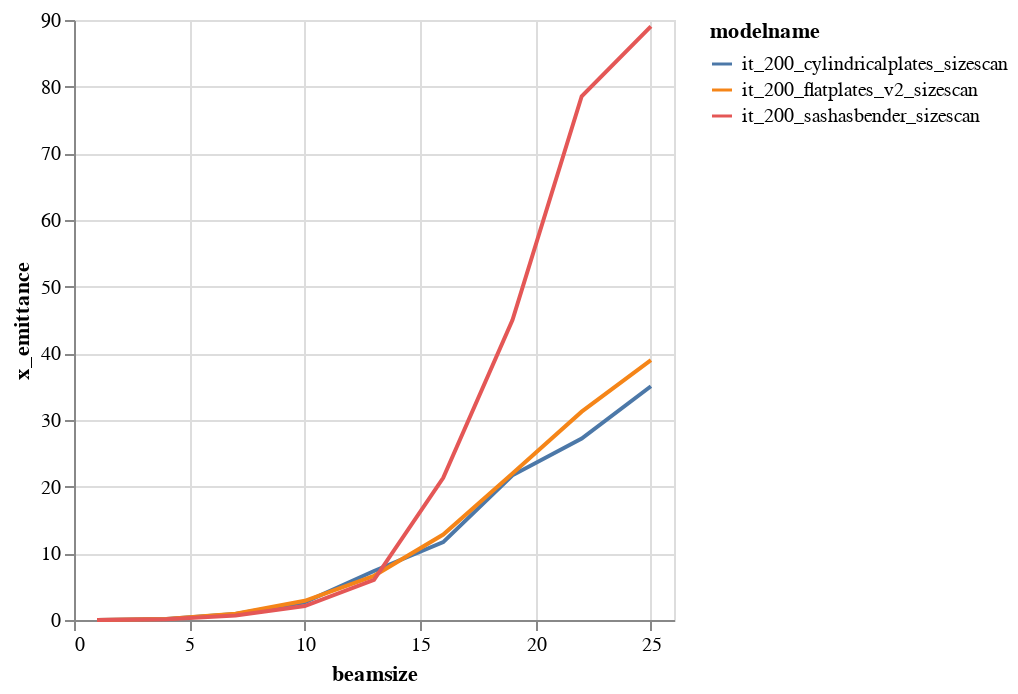

Notebook code for this chart:
### Code cell
alt.Chart(DATA.loc[DATA["beamsize"]<=25]).mark_line().encode(
    color="modelname",
    x='beamsize',
    y='x_emittance',
)

### Figure 1 — Vega-Lite specification as saved in the notebook (floating-point values rounded to 4 significant figures)
{"$schema": "https://vega.github.io/schema/vega-lite/v1.2.1.json", "data": {"values": [{"Unnamed: 0": 0, "beamsize": 1, "losses": 0, "modelname": "it_200_cylindricalplates_sizescan", "relbeta": 0.002309, "sourceID": 16777217, "sourceName": "bs_1", "x_emittance": 0.003563, "x_norm_emittance": 8.224e-06, "y_emittance": 0.001088, "y_norm_emittance": 2.511e-06}, {"Unnamed: 0": 1, "beamsize": 4, "losses": 0, "modelname": "it_200_cylindricalplates_sizescan", "relbeta": 0.002309, "sourceID": 16777218, "sourceName": "bs_4", "x_emittance": 0.1572, "x_norm_emittance": 0.000363, "y_emittance": 0.0708, "y_norm_emittance": 0.0001634}, {"Unnamed: 0": 2, "beamsize": 7, "losses": 0, "modelname": "it_200_cylindricalplates_sizescan", "relbeta": 0.002309, "sourceID": 16777219, "sourceName": "bs_7", "x_emittance": 0.8897, "x_norm_emittance": 0.002054, "y_emittance": 0.34, "y_norm_emittance": 0.0007848}, {"Unnamed: 0": 3, "beamsize": 10, "losses": 0, "modelname": "it_200_cylindricalplates_sizescan", "relbeta": 0.002309, "sourceID": 16777220, "sourceName": "bs_10", "x_emittance": 2.654, "x_norm_emittance": 0.006127, "y_emittance": 1.179, "y_norm_emittance": 0.002722}, {"Unnamed: 0": 4, "beamsize": 13, "losses": 1, "modelname": "it_200_cylindricalplates_sizescan", "relbeta": 0.002309, "sourceID": 16777221, "sourceName": "bs_13", "x_emittance": 7.353, "x_norm_emittance": 0.01698, "y_emittance": 2.771, "y_norm_emittance": 0.006397}, {"Unnamed: 0": 5, "beamsize": 16, "losses": 13, "modelname": "it_200_cylindricalplates_sizescan", "relbeta": 0.002309, "sourceID": 16777222, "sourceName": "bs_16", "x_emittance": 11.68, "x_norm_emittance": 0.02696, "y_emittance": 4.671, "y_norm_emittance": 0.01078}, {"Unnamed: 0": 6, "beamsize": 19, "losses": 32, "modelname": "it_200_cylindricalplates_sizescan", "relbeta": 0.002309, "sourceID": 16777223, "sourceName": "bs_19", "x_emittance": 21.7, "x_norm_emittance": 0.0501, "y_emittance": 11.19, "y_norm_emittance": 0.02584}, {"Unnamed: 0": 7, "beamsize": 22, "losses": 54, "modelname": "it_200_cylindricalplates_sizescan", "relbeta": 0.002309, "sourceID": 16777224, "sourceName": "bs_22", "x_emittance": 27.21, "x_norm_emittance": 0.06282, "y_emittance": 18.86, "y_norm_emittance": 0.04355}, {"Unnamed: 0": 8, "beamsize": 25, "losses": 105, "modelname": "it_200_cylindricalplates_sizescan", "relbeta": 0.002309, "sourceID": 16777225, "sourceName": "bs_25", "x_emittance": 35.06, "x_norm_emittance": 0.08095, "y_emittance": 25.17, "y_norm_emittance": 0.05812}, {"Unnamed: 0": 0, "beamsize": 1, "losses": 0, "modelname": "it_200_flatplates_v2_sizescan", "relbeta": 0.002309, "sourceID": 16777217, "sourceName": "bs_1", "x_emittance": 0.003786, "x_norm_emittance": 8.74e-06, "y_emittance": 0.001385, "y_norm_emittance": 3.196e-06}, {"Unnamed: 0": 1, "beamsize": 4, "losses": 0, "modelname": "it_200_flatplates_v2_sizescan", "relbeta": 0.002309, "sourceID": 16777218, "sourceName": "bs_4", "x_emittance": 0.1672, "x_norm_emittance": 0.0003859, "y_emittance": 0.09009, "y_norm_emittance": 0.000208}, {"Unnamed: 0": 2, "beamsize": 7, "losses": 0, "modelname": "it_200_flatplates_v2_sizescan", "relbeta": 0.002309, "sourceID": 16777219, "sourceName": "bs_7", "x_emittance": 0.9478, "x_norm_emittance": 0.002188, "y_emittance": 0.4322, "y_norm_emittance": 0.0009978}, {"Unnamed: 0": 3, "beamsize": 10, "losses": 0, "modelname": "it_200_flatplates_v2_sizescan", "relbeta": 0.002309, "sourceID": 16777220, "sourceName": "bs_10", "x_emittance": 2.881, "x_norm_emittance": 0.00665, "y_emittance": 1.489, "y_norm_emittance": 0.003437}, {"Unnamed: 0": 4, "beamsize": 13, "losses": 1, "modelname": "it_200_flatplates_v2_sizescan", "relbeta": 0.002309, "sourceID": 16777221, "sourceName": "bs_13", "x_emittance": 6.624, "x_norm_emittance": 0.01529, "y_emittance": 3.515, "y_norm_emittance": 0.008114}, {"Unnamed: 0": 5, "beamsize": 16, "losses": 13, "modelname": "it_200_flatplates_v2_sizescan", "relbeta": 0.002309, "sourceID": 16777222, "sourceName": "bs_16", "x_emittance": 12.82, "x_norm_emittance": 0.0296, "y_emittance": 5.944, "y_norm_emittance": 0.01372}, {"Unnamed: 0": 6, "beamsize": 19, "losses": 31, "modelname": "it_200_flatplates_v2_sizescan", "relbeta": 0.002309, "sourceID": 16777223, "sourceName": "bs_19", "x_emittance": 21.96, "x_norm_emittance": 0.05071, "y_emittance": 13.86, "y_norm_emittance": 0.03199}, {"Unnamed: 0": 7, "beamsize": 22, "losses": 49, "modelname": "it_200_flatplates_v2_sizescan", "relbeta": 0.002309, "sourceID": 16777224, "sourceName": "bs_22", "x_emittance": 31.25, "x_norm_emittance": 0.07214, "y_emittance": 23.24, "y_norm_emittance": 0.05364}, {"Unnamed: 0": 8, "beamsize": 25, "losses": 103, "modelname": "it_200_flatplates_v2_sizescan", "relbeta": 0.002309, "sourceID": 16777225, "sourceName": "bs_25", "x_emittance": 38.99, "x_norm_emittance": 0.09, "y_emittance": 31.18, "y_norm_emittance": 0.07198}, {"Unnamed: 0": 0, "beamsize": 1, "losses": 0, "modelname": "it_200_sashasbender_sizescan", "relbeta": 0.002309, "sourceID": 16777217, "sourceName": "bs_1", "x_emittance": 0.003294, "x_norm_emittance": 7.604e-06, "y_emittance": 5.259e-05, "y_norm_emittance": 1.214e-07}, {"Unnamed: 0": 1, "beamsize": 4, "losses": 0, "modelname": "it_200_sashasbender_sizescan", "relbeta": 0.002309, "sourceID": 16777218, "sourceName": "bs_4", "x_emittance": 0.1084, "x_norm_emittance": 0.0002503, "y_emittance": 0.007248, "y_norm_emittance": 1.673e-05}, {"Unnamed: 0": 2, "beamsize": 7, "losses": 0, "modelname": "it_200_sashasbender_sizescan", "relbeta": 0.002309, "sourceID": 16777219, "sourceName": "bs_7", "x_emittance": 0.6608, "x_norm_emittance": 0.001525, "y_emittance": 0.05693, "y_norm_emittance": 0.0001314}, {"Unnamed: 0": 3, "beamsize": 10, "losses": 0, "modelname": "it_200_sashasbender_sizescan", "relbeta": 0.002309, "sourceID": 16777220, "sourceName": "bs_10", "x_emittance": 2.092, "x_norm_emittance": 0.00483, "y_emittance": 1.005, "y_norm_emittance": 0.00232}, {"Unnamed: 0": 4, "beamsize": 13, "losses": 2, "modelname": "it_200_sashasbender_sizescan", "relbeta": 0.002309, "sourceID": 16777221, "sourceName": "bs_13", "x_emittance": 6.011, "x_norm_emittance": 0.01388, "y_emittance": 2.339, "y_norm_emittance": 0.0054}, {"Unnamed: 0": 5, "beamsize": 16, "losses": 13, "modelname": "it_200_sashasbender_sizescan", "relbeta": 0.002309, "sourceID": 16777222, "sourceName": "bs_16", "x_emittance": 21.34, "x_norm_emittance": 0.04926, "y_emittance": 15.22, "y_norm_emittance": 0.03513}, {"Unnamed: 0": 6, "beamsize": 19, "losses": 34, "modelname": "it_200_sashasbender_sizescan", "relbeta": 0.002309, "sourceID": 16777223, "sourceName": "bs_19", "x_emittance": 44.99, "x_norm_emittance": 0.1039, "y_emittance": 45.82, "y_norm_emittance": 0.1058}, {"Unnamed: 0": 7, "beamsize": 22, "losses": 69, "modelname": "it_200_sashasbender_sizescan", "relbeta": 0.002309, "sourceID": 16777224, "sourceName": "bs_22", "x_emittance": 78.56, "x_norm_emittance": 0.1814, "y_emittance": 86.33, "y_norm_emittance": 0.1993}, {"Unnamed: 0": 8, "beamsize": 25, "losses": 126, "modelname": "it_200_sashasbender_sizescan", "relbeta": 0.002309, "sourceID": 16777225, "sourceName": "bs_25", "x_emittance": 89.03, "x_norm_emittance": 0.2055, "y_emittance": 116.9, "y_norm_emittance": 0.27}]}, "encoding": {"color": {"field": "modelname", "type": "nominal"}, "x": {"field": "beamsize", "type": "quantitative"}, "y": {"field": "x_emittance", "type": "quantitative"}}, "mark": "line"}
